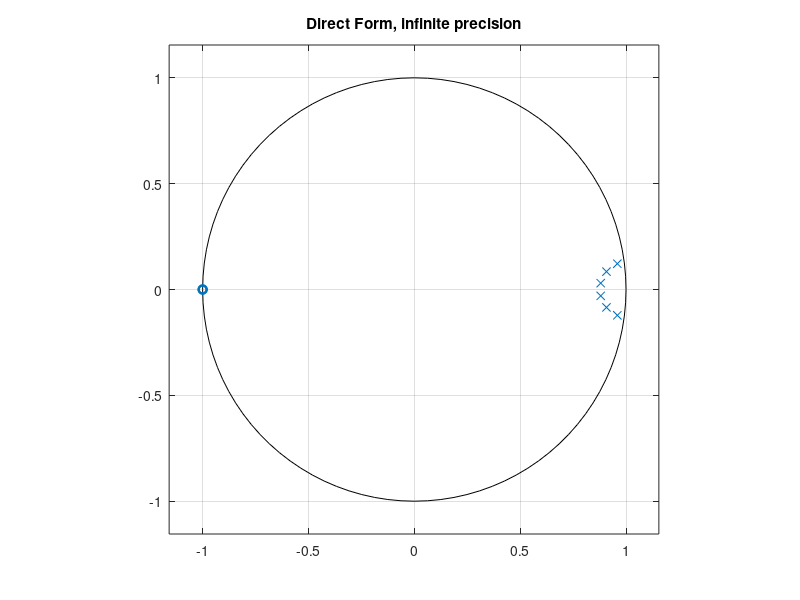
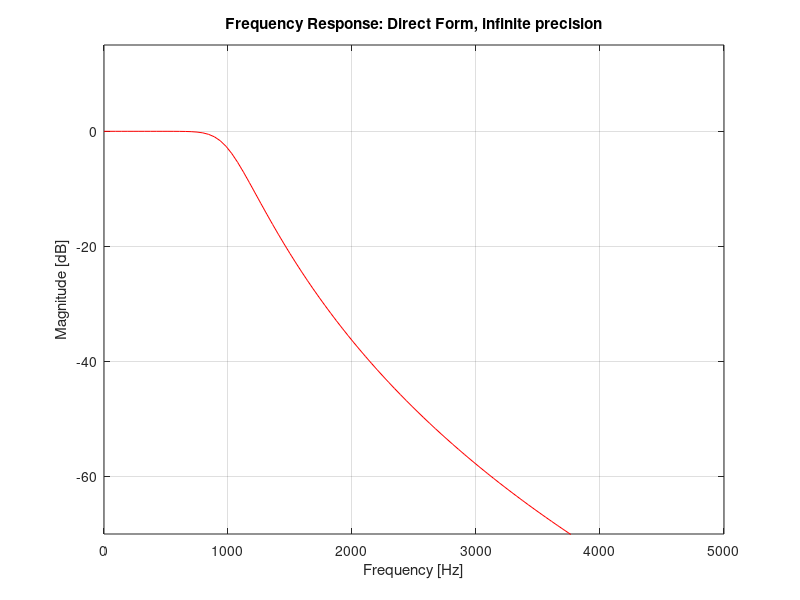
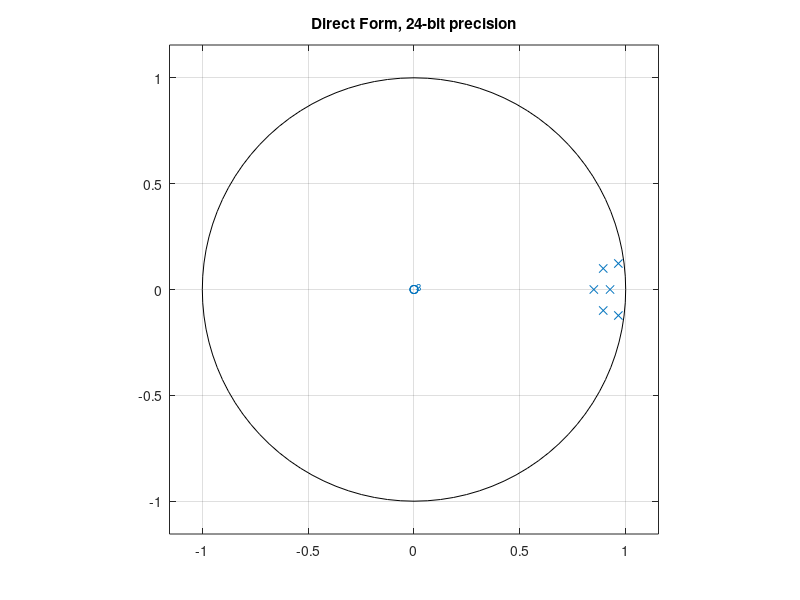
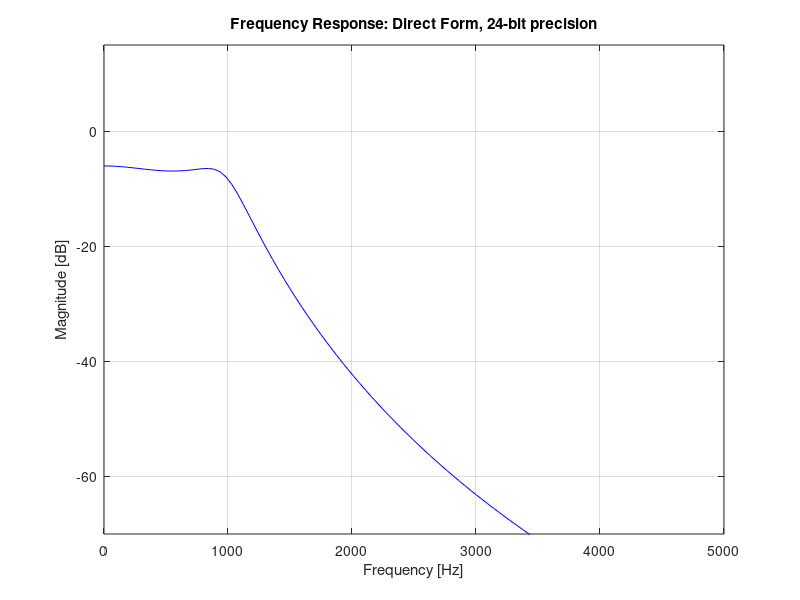

Write the MATLAB code that produced these figures, in order. (Note: this script raises an error after producing the figures.)
clc
clear all
close all

%DIRECT FORM: INFINITE PRECISION
Fs=48000;
Fc=1000;
order=6;
[b,a] = butter(order,Fc/(Fs/2));
H=filt(b,a)
zplane(b,a)
title('Direct Form, infinite precision')
[h,w]=freqz(b,a);
figure
plot(w/pi*Fs/2,20*log10(abs(h)),'r'); 
title('Frequency Response: Direct Form, infinite precision')
ylabel('Magnitude [dB]')
xlabel('Frequency [Hz]')
 axis([0 5e3 -70 15])
 grid on
 
%DIRECT FORM, 24-BIT PRECISION
bm=abs(b);
am=abs(a);
N=23; %total N+1 bits
I=4; %integer bits
F=N-I; %Freaction bits

bq = bm./(2^I); 
bq = round(bq.*(2^N)); 
bq = sign(b).*bq*(2^(-F));

aq = am./(2^I); 
aq = round(aq.*(2^N)); 
aq = sign(a).*aq*(2^(-F));

H_24bit=filt(bq,aq)
figure
zplane(bq,aq)
title('Direct Form, 24-bit precision')
[hq,w]=freqz(bq,aq);
figure
plot(w/pi*Fs/2,20*log10(abs(hq)),'b'); 
title('Frequency Response: Direct Form, 24-bit precision')
ylabel('Magnitude [dB]')
xlabel('Frequency [Hz]')
axis([0 5e3 -70 15])
grid on

%SECOND ORDER SECTIONS, 24-BIT PRECISION
[sos,g]=tf2sos(b,a);
I1=2; %integer bits
F1=N-I1; %Freaction bits
sosm=abs(sos);
sosq = sosm./(2^I1); 
sosq = round(sosq.*(2^N)); 
sosq = sign(sos).*sosq*(2^(-F1));

bq1=sosq(1:1,1:3);
aq1=sosq(1:1,4:6);
bq2=sosq(2:2,1:3);
aq2=sosq(2:2,4:6);
bq3=sosq(3:3,1:3);
aq3=sosq(3:3,4:6);

H1=filt(bq1,aq1)
H2=filt(bq2,aq2)
H3=filt(bq3,aq3)
b_sos=[bq1;bq2;bq3];
a_sos=[aq1;aq2;aq3];
sos1=[b_sos,a_sos];

%plots
figure
subplot(3,1,1)
zplane(bq1,aq1)
title('Second order section: H1')
subplot(3,1,2)
zplane(bq2,aq2)
title('Second order section: H2')
subplot(3,1,3)
zplane(bq3,aq3)
title('Second order section: H3')

[hqsos,w]=freqz(sos1);
figure
plot(w/pi*Fs/2,20*log10(abs(hqsos)),'g');
title('Frequency Response: Cascade Form, 24 bit precision')
ylabel('Magnitude [dB]')
xlabel('Frequency [Hz]')
axis([0 8e3 -70 150])
grid on


